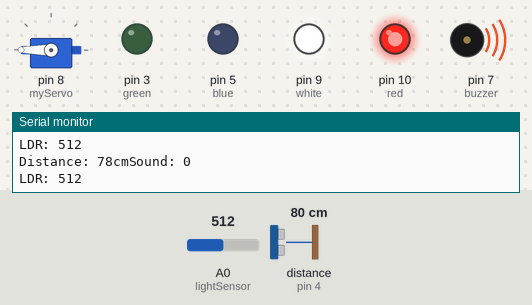
Bench run of a sketch on a simulated Arduino Uno, built with avr-gcc and run on an emulated ATmega328P. Shown: servo, output pins drawn as LEDs (lit = HIGH), buzzer (waves = sounding, pin HIGH), the last lines printed to the serial monitor. Wiring (inferred from the names in the program): ultrasonic range finder: trigger pin 2; echo pin 4. The test bench sets the inputs (shaded band); at power-on: A0 (lightSensor) = 512, distance to the obstacle (sensor on pin 4) 80 cm. The echo pulse lasts 58.3 µs per cm; pins used as bus, display or sensor lines are not drawn.

Above: at 1.2 s.
1.3 s: A0 (lightSensor) set to 93
2.8 s: A0 (lightSensor) set to 85
At 4.0 s:
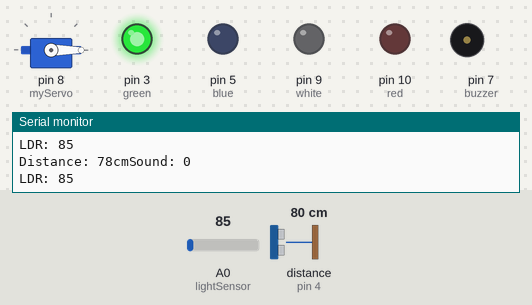
4.4 s: distance to the obstacle (sensor on pin 4) set to 55 cm
7.4 s: distance to the obstacle (sensor on pin 4) set to 47 cm
At 8.6 s:
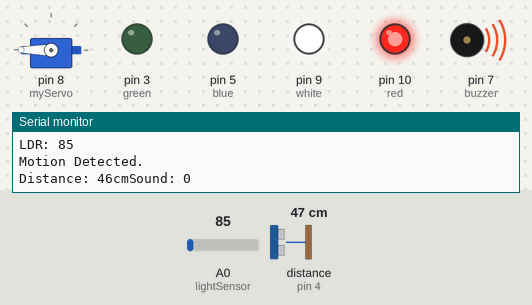
9.7 s: distance to the obstacle (sensor on pin 4) set to 60 cm
At 10.9 s:
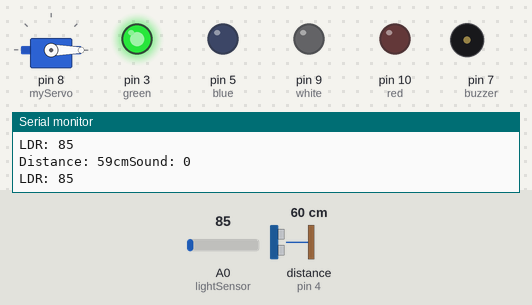
11.3 s: distance to the obstacle (sensor on pin 4) set to 2 cm
At 12.7 s:
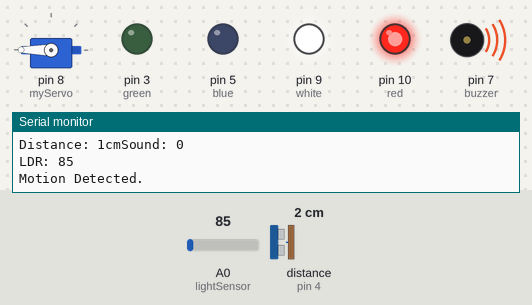
Timing chart, 0 to 13.9 s (numbered marks = the images above; inputs shaded):
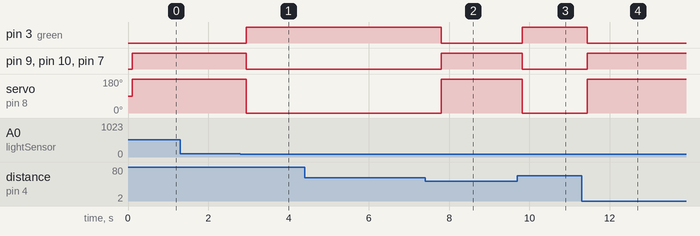

The sketch:

securityAndIntruderDetectionSystem.ino
```cpp
//Security and intruder detector System
#include <Servo.h>

Servo myServo;

int trans = 2;
int rec = 4;

int SoundSensor = 6;

int lightSensor = A0;

long distance;
int duration;

int red = 10;
int green = 3;
int blue = 5;

int buzzer = 7;

int white = 9;

void setup() {
  // put your setup code here, to run once:
myServo.attach(8);
pinMode(trans, OUTPUT);
pinMode(rec, INPUT);

pinMode(SoundSensor, INPUT);
pinMode(lightSensor, INPUT);

pinMode(red,OUTPUT);
pinMode(green,OUTPUT);
pinMode(blue,OUTPUT);

pinMode(buzzer, OUTPUT);

pinMode(white, OUTPUT);
Serial.begin(9600);

}

void loop() {
  // put your main code here, to run repeatedly:

digitalWrite(trans,LOW);
delayMicroseconds(2);

digitalWrite(trans, HIGH);
delayMicroseconds(10);
digitalWrite(trans, LOW);

duration = pulseIn(rec,HIGH);
distance = duration * 0.034 / 2;


Serial.print("Distance: ");
Serial.print(distance);
Serial.print("cm");

delay(100);

int soundState =  LOW;
int ldrState = analogRead(lightSensor);
Serial.print("Sound: ");
Serial.println(soundState);
Serial.print("LDR: ");
Serial.println(ldrState);


if (distance <= 50 ){
  Serial.println("Motion Detected.");
}
if(soundState == HIGH){
  Serial.println("Sound Detected");
}

if(ldrState == 0){
  Serial.println("light detected");
}


if  ( distance <= 50 || ldrState >=90 ||soundState == HIGH )

 {
  digitalWrite(red,HIGH);
  digitalWrite(green,LOW);
  digitalWrite(blue,LOW);
  digitalWrite(buzzer, HIGH);
  digitalWrite(white, HIGH);
  myServo.write(180);
  delay(300);
}
else{
  digitalWrite(red,LOW);
  digitalWrite(green,HIGH);
  digitalWrite(blue,LOW);
  digitalWrite(buzzer, LOW);
  digitalWrite(white, LOW);
  myServo.write(0);
  delay(300);

}

}
```

Measured:
- the behaviour switches between 90 and 89 on A0 (lightSensor) (found by bisection; images 0 and 1)
- the behaviour switches between 52 and 51 cm on distance to the obstacle (sensor on pin 4) (found by bisection; images 1 and 2)
- after the input at 2.8 s, pin 3 (green): LOW → HIGH after 0.15 s; pin 9 (white), pin 10 (red), pin 7 (buzzer): HIGH → LOW after 0.15 s; servo on pin 8 (myServo): 180° → 0° after 0.15 s
- after the input at 7.4 s, pin 3 (green): HIGH → LOW after 0.40 s; pin 9 (white), pin 10 (red), pin 7 (buzzer): LOW → HIGH after 0.40 s; servo on pin 8 (myServo): 0° → 180° after 0.40 s
- after the input at 9.7 s, pin 3 (green): LOW → HIGH after 0.12 s; pin 9 (white), pin 10 (red), pin 7 (buzzer): HIGH → LOW after 0.12 s; servo on pin 8 (myServo): 180° → 0° after 0.12 s
- after the input at 11.3 s, pin 3 (green): HIGH → LOW after 0.14 s; pin 9 (white), pin 10 (red), pin 7 (buzzer): LOW → HIGH after 0.14 s; servo on pin 8 (myServo): 0° → 180° after 0.14 s
